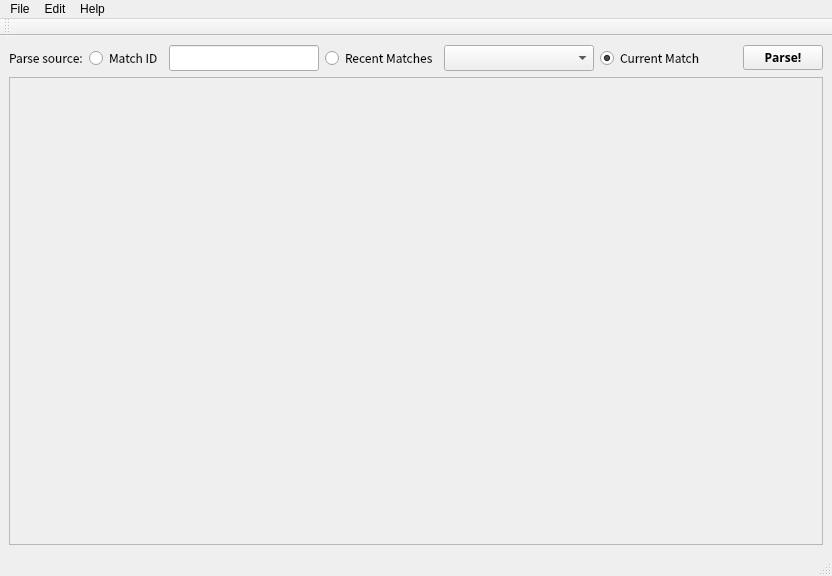
<?xml version="1.0" encoding="UTF-8"?>
<ui version="4.0">
 <class>MainWindow</class>
 <widget class="QMainWindow" name="MainWindow">
  <property name="geometry">
   <rect>
    <x>0</x>
    <y>0</y>
    <width>832</width>
    <height>576</height>
   </rect>
  </property>
  <property name="minimumSize">
   <size>
    <width>832</width>
    <height>576</height>
   </size>
  </property>
  <property name="windowTitle">
   <string>MainWindow</string>
  </property>
  <widget class="QWidget" name="centralwidget">
   <layout class="QVBoxLayout" name="verticalLayout">
    <item>
     <layout class="QHBoxLayout" name="horizontalLayout">
      <item>
       <widget class="QLabel" name="label">
        <property name="font">
         <font>
          <family>Noto Sans CJK SC</family>
         </font>
        </property>
        <property name="text">
         <string>Parse source:</string>
        </property>
       </widget>
      </item>
      <item>
       <widget class="QRadioButton" name="radioButton_3">
        <property name="font">
         <font>
          <family>Noto Sans CJK SC</family>
         </font>
        </property>
        <property name="text">
         <string>Match ID</string>
        </property>
        <attribute name="buttonGroup">
         <string notr="true">bgrp_source</string>
        </attribute>
       </widget>
      </item>
      <item>
       <widget class="QLineEdit" name="lineEdit">
        <property name="sizePolicy">
         <sizepolicy hsizetype="Fixed" vsizetype="Fixed">
          <horstretch>0</horstretch>
          <verstretch>0</verstretch>
         </sizepolicy>
        </property>
        <property name="minimumSize">
         <size>
          <width>150</width>
          <height>0</height>
         </size>
        </property>
        <property name="font">
         <font>
          <family>Noto Sans CJK SC</family>
         </font>
        </property>
       </widget>
      </item>
      <item>
       <widget class="QRadioButton" name="radioButton_2">
        <property name="font">
         <font>
          <family>Noto Sans CJK SC</family>
         </font>
        </property>
        <property name="text">
         <string>Recent Matches</string>
        </property>
        <attribute name="buttonGroup">
         <string notr="true">bgrp_source</string>
        </attribute>
       </widget>
      </item>
      <item>
       <widget class="QComboBox" name="comboBox">
        <property name="sizePolicy">
         <sizepolicy hsizetype="Fixed" vsizetype="Fixed">
          <horstretch>0</horstretch>
          <verstretch>0</verstretch>
         </sizepolicy>
        </property>
        <property name="minimumSize">
         <size>
          <width>150</width>
          <height>0</height>
         </size>
        </property>
        <property name="baseSize">
         <size>
          <width>0</width>
          <height>0</height>
         </size>
        </property>
        <property name="font">
         <font>
          <family>Noto Sans CJK SC</family>
         </font>
        </property>
       </widget>
      </item>
      <item>
       <widget class="QRadioButton" name="radioButton">
        <property name="font">
         <font>
          <family>Noto Sans CJK SC</family>
         </font>
        </property>
        <property name="text">
         <string>Current Match</string>
        </property>
        <property name="checked">
         <bool>true</bool>
        </property>
        <attribute name="buttonGroup">
         <string notr="true">bgrp_source</string>
        </attribute>
       </widget>
      </item>
      <item>
       <spacer name="horizontalSpacer">
        <property name="font">
         <font>
          <family>Noto Sans CJK SC</family>
         </font>
        </property>
        <property name="orientation">
         <enum>Qt::Horizontal</enum>
        </property>
        <property name="sizeHint" stdset="0">
         <size>
          <width>40</width>
          <height>20</height>
         </size>
        </property>
       </spacer>
      </item>
      <item>
       <widget class="QPushButton" name="btnParse">
        <property name="font">
         <font>
          <family>Noto Sans CJK TC Black</family>
          <weight>75</weight>
          <bold>true</bold>
         </font>
        </property>
        <property name="text">
         <string>Parse!</string>
        </property>
       </widget>
      </item>
     </layout>
    </item>
    <item>
     <widget class="QScrollArea" name="scrollArea">
      <property name="font">
       <font>
        <family>Noto Sans CJK SC</family>
       </font>
      </property>
      <property name="lineWidth">
       <number>0</number>
      </property>
      <property name="widgetResizable">
       <bool>true</bool>
      </property>
      <widget class="QWidget" name="scrollAreaWidgetContents">
       <property name="geometry">
        <rect>
         <x>0</x>
         <y>0</y>
         <width>812</width>
         <height>458</height>
        </rect>
       </property>
       <layout class="QVBoxLayout" name="verticalLayout_2">
        <item>
         <widget class="QWidget" name="scroll_container" native="true">
          <layout class="QVBoxLayout" name="verticalLayout_3"/>
         </widget>
        </item>
       </layout>
      </widget>
     </widget>
    </item>
   </layout>
  </widget>
  <widget class="QMenuBar" name="menubar">
   <property name="geometry">
    <rect>
     <x>0</x>
     <y>0</y>
     <width>832</width>
     <height>22</height>
    </rect>
   </property>
   <widget class="QMenu" name="menuFile">
    <property name="title">
     <string>File</string>
    </property>
    <addaction name="actionSave_match"/>
    <addaction name="separator"/>
    <addaction name="actionExit"/>
   </widget>
   <widget class="QMenu" name="menuEdit">
    <property name="title">
     <string>Edit</string>
    </property>
    <addaction name="actionClear"/>
    <addaction name="actionConfigure"/>
   </widget>
   <widget class="QMenu" name="menuHelp">
    <property name="title">
     <string>Help</string>
    </property>
   </widget>
   <addaction name="menuFile"/>
   <addaction name="menuEdit"/>
   <addaction name="menuHelp"/>
  </widget>
  <widget class="QStatusBar" name="statusbar"/>
  <widget class="QToolBar" name="toolBar">
   <property name="windowTitle">
    <string>toolBar</string>
   </property>
   <attribute name="toolBarArea">
    <enum>TopToolBarArea</enum>
   </attribute>
   <attribute name="toolBarBreak">
    <bool>false</bool>
   </attribute>
  </widget>
  <action name="actionConfigure">
   <property name="text">
    <string>Configure</string>
   </property>
  </action>
  <action name="actionExit">
   <property name="text">
    <string>Quit</string>
   </property>
  </action>
  <action name="actionSave_match">
   <property name="text">
    <string>Save match</string>
   </property>
  </action>
  <action name="actionClear">
   <property name="text">
    <string>Clear</string>
   </property>
  </action>
 </widget>
 <resources/>
 <connections/>
 <buttongroups>
  <buttongroup name="bgrp_source"/>
 </buttongroups>
</ui>
